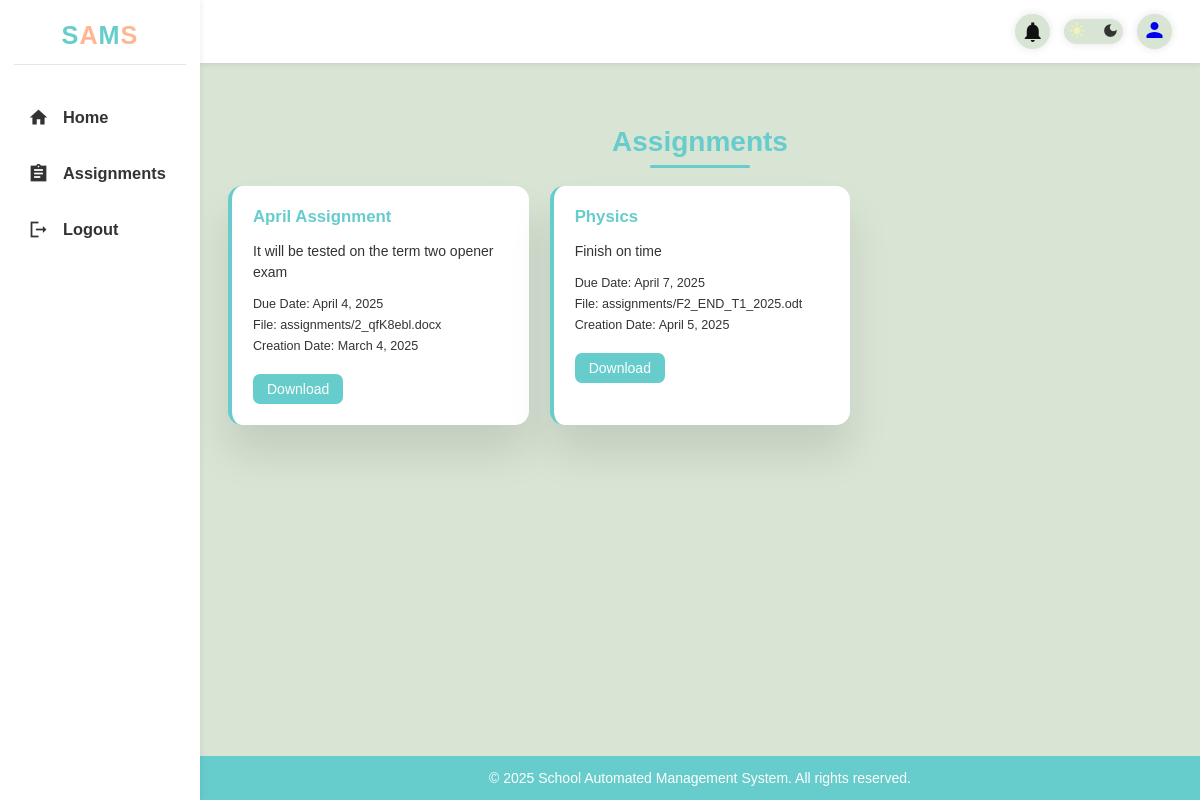
Page /authenticated/assignments/ (signed in) on the committed database.
### core/models.py (models this page shows, shortened)
class Assignments(models.Model):
    name = models.CharField(max_length=50)
    description = models.CharField(max_length=150)
    due_date = models.DateField(default=timezone.now)
    file_name = models.FileField(upload_to='assignments/', max_length=100)
    createDate=models.DateField(max_length=100, null=True)

### core/views.py (the view, shortened to what this page needs)
# urls.py: path('assignments/', views.assignments, name='assignments'),
@login_required
def assignments(request):
    context = {
        'user': request.user,
        'assigns': Assignments.objects.all(),
        'current_date': datetime.now()
    }
    if request.user.is_student:
        submissions = {
            sub.assignment_id: sub
            for sub in AssignmentSubmission.objects.filter(student__user=request.user)
        }
        context['submissions'] = submissions
    return render(request, 'UI/assignment.html', context)

### core/templates/UI/assignment.html (shortened to what this page needs)
{% extends "base.html" %}
{% load static %}
{% block content %}
<main>
    <h1 class="page-title">Assignments</h1>
    <div class="assignment-container">
        {% if assigns %}
            {% for assign in assigns %}
            <div class="{% if user.is_teacher %}assignment-card-1{% else %}assignment-card{% endif %}">
                <div class="assignment-content">
                    <div class="assignment-title">{{ assign.name }}</div>
                    <div class="assignment-description">{{ assign.description }}</div>
                    <div class="assignment-duedate">Due Date: {{ assign.due_date }}</div>
                    <div class="assignment-file">File: {{ assign.file_name }}</div>
                    <div class="assignment-file">Creation Date: {{ assign.createDate }}</div>
                    {% if user.is_teacher %}
                    <a href="{% url 'core:delete_assignment' assign.id %}" class="delbtn" onclick="return confirm('Delete this assignment?')">Delete</a>
                    {% else %}
                    <a href="{% url 'core:download_assignment' assign.id %}" class="downbtn">Download</a>
                    {% endif %}
                </div>
            </div>
            {% endfor %}
        {% else %}
        <h2>No Assignments</h2>
        {% endif %}
    </div>
</main>
{% endblock content %}

### core/static/css/dash_style.css (style rules this page uses)
:root { --primary-yellow: #f3f3b5; --primary-green: #66cdaa; --primary-cyan: #66cccc; --primary-peach: #ffb793; --background-light: #d8e4d4; --text-main: #111; --text-light: #333; --border-color: rgba(0, 0, 0, 0.1); --card-bg: #ffffff; --danger: #ff7782; --success: #41f1b6; --warning: #ffbb55; --info: #7380ec; --shadow: 0 2rem 3rem var(--border-color); --dark-bg: #1e1e2e; --dark-card-bg: #2a2a3c; --dark-text: #e0e0e0; --dark-text-light: #b0b0b0; --dark-border: rgba(255, 255, 255, 0.1); }
* { margin: 0; padding: 0; box-sizing: border-box; font-family: "Poppins", sans-serif; outline: none; text-decoration: none; list-style: none; transition: all 0.3s ease; }
html { font-size: 14px; scroll-behavior: smooth; }
body { width: 100vw; height: 100vh; background: var(--background-light); color: var(--text-main); overflow-x: hidden; display: grid; grid-template-columns: 250px 1fr; grid-template-rows: auto 1fr auto; grid-template-areas: "sidebar header" "sidebar content" "sidebar footer"; }
main { margin-top: 1.5rem; }
main h1 { color: var(--primary-cyan); margin-bottom: 1.5rem; text-align: center; position: relative; }
main h1::after { content: ""; position: absolute; bottom: -10px; left: 50%; transform: translateX(-50%); width: 100px; height: 3px; background: var(--primary-cyan); border-radius: 5px; }
.assignment-container { display: grid; grid-template-columns: repeat(auto-fill, minmax(300px, 1fr)); gap: 1.5rem; margin-top: 2rem; }
.assignment-card, .assignment-card-1 { background: var(--card-bg); border-radius: 1rem; padding: 1.5rem; box-shadow: var(--shadow); transition: all 300ms ease; border-left: 4px solid var(--primary-cyan); position: relative; overflow: hidden; }
.assignment-card::before, .assignment-card-1::before { content: ""; position: absolute; top: 0; right: 0; width: 0; height: 0; border-style: solid; border-width: 0 3rem 3rem 0; border-color: transparent var(--primary-yellow) transparent transparent; opacity: 0; transition: opacity 0.3s ease; }
.assignment-title { font-size: 1.2rem; font-weight: 600; margin-bottom: 1rem; color: var(--primary-cyan); }
.assignment-description { margin-bottom: 1rem; color: var(--text-light); line-height: 1.5; }
.assignment-duedate, .assignment-file { font-size: 0.9rem; color: var(--text-light); margin-bottom: 0.5rem; }
.downbtn, .delbtn { display: inline-block; padding: 0.5rem 1rem; margin-top: 1rem; margin-right: 0.5rem; border-radius: 0.5rem; font-weight: 500; cursor: pointer; transition: all 0.3s ease; }
.downbtn { background: var(--primary-cyan); color: white; }
@media screen and (max-width: 1200px) { body { grid-template-columns: 200px 1fr; } }

### rows in the picture
Assignments: name "April Assignment", description "It will be tested on the term two opener exam", due_date "April 4, 2025", file_name "assignments/2_qfK8ebl.docx", createDate "March 4, 2025"
Assignments: name "Physics", description "Finish on time", due_date "April 7, 2025", file_name "assignments/F2_END_T1_2025.odt", createDate "April 5, 2025"
